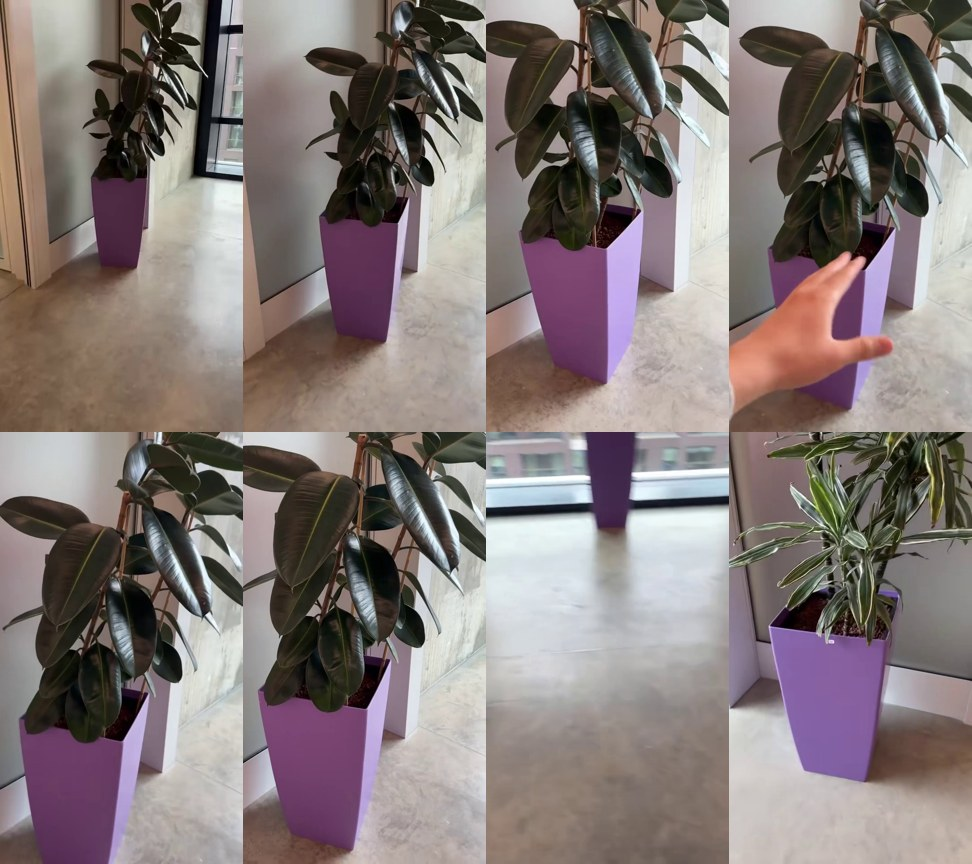
#> input picture data/real/contact.jpg, 972 x 864 px
$ python -i qwen_vl.py   (imports and definitions only)
#> lines starting #> are read from the running program, lines starting #| are printed output that depends on the picture
### chronicle/semantic/_utils.py
"""Small dependency-light helpers shared by the semantic engine."""

from __future__ import annotations

import logging
import re
from pathlib import Path
from typing import Any

import numpy as np
from PIL import Image

logger = logging.getLogger("chronicle.semantic")

_WARNED: set[str] = set()


# [20 lines left out: functions warn_once, l2_normalize, cosine_similarity, not called in this run]


def to_pil_image(image: Any, channel_order: str = "bgr") -> Image.Image:
    """Coerce a PIL image, path, or OpenCV-style array into an RGB PIL image.

    ``channel_order`` only applies to HxWx3/HxWx4 numpy arrays.  The default is
    ``bgr`` because the rest of the pipeline is OpenCV-based; pass ``rgb`` for
    arrays that already came from PIL/matplotlib.
    """
    if isinstance(image, Image.Image):
        return image.convert("RGB")

    if isinstance(image, (str, Path)):
        with Image.open(image) as handle:
            return handle.convert("RGB")

    array = np.asarray(image)
    if array.ndim == 2:
        return Image.fromarray(array.astype(np.uint8), mode="L").convert("RGB")
    if array.ndim != 3 or array.shape[2] not in (3, 4):
        raise ValueError(f"Unsupported image shape {array.shape!r}")

    if array.dtype != np.uint8:
        array = np.clip(array, 0.0, 1.0) * 255.0 if array.max(initial=0) <= 1.0 else array
        array = np.clip(array, 0, 255).astype(np.uint8)

    if array.shape[2] == 4:
        array = array[:, :, :3]

    if channel_order.lower() == "bgr":
        array = array[:, :, ::-1]

    return Image.fromarray(np.ascontiguousarray(array), mode="RGB")


# [16 lines left out: functions slugify, shorten_label, not called in this run]

### chronicle/semantic/qwen_vl.py
"""Qwen2.5-VL captioner backed by a local Ollama server.

This is the drop-in alternative to :class:`FlorenceCaptioner`.  It implements
the same ``caption(image, task) -> str`` interface, so the perception pipeline,
event gating and graph code are unchanged.

The model never leaves the machine: Ollama serves ``qwen2.5vl:3b`` over
``http://127.0.0.1:11434``.  Prompts are short and deterministic because the
captioner is called inside the event gate, not once per frame.
"""

from __future__ import annotations

import base64
import io
import json
import logging
import threading
import urllib.error
import urllib.request
from typing import Any

from ._utils import to_pil_image

logger = logging.getLogger("chronicle.semantic.qwen_vl")

DEFAULT_PROMPT = (
    "Describe this egocentric video frame in one concise sentence. "
    "Mention the main objects and any action being performed."
)


class QwenVLUnavailableError(RuntimeError):
    """Raised when the local Ollama vision model cannot be reached."""


class QwenVLCaptioner:
    """``qwen2.5vl:3b`` (or any Ollama vision model) captioner."""

    def __init__(
        self,
        model: str = "qwen2.5vl:3b",
        *,
        host: str = "http://127.0.0.1:11434",
        timeout_s: float = 120.0,
        max_side: int = 448,
        num_predict: int = 64,
        temperature: float = 0.0,
        keep_alive: str = "10m",
        prompt: str = DEFAULT_PROMPT,
        channel_order: str = "bgr",
    ) -> None:
        self.model_id = model
        self.host = host.rstrip("/")
        self.timeout_s = float(timeout_s)
        self.max_side = max(128, int(max_side))
        self.num_predict = max(16, int(num_predict))
        self.temperature = float(temperature)
        self.keep_alive = keep_alive
        self.prompt = prompt
        self.channel_order = channel_order
        self._lock = threading.RLock()
        self._warned = False

    @property
    def model(self) -> str:
        return self.model_id

    @staticmethod
    def _encode(image: Any, *, channel_order: str, max_side: int) -> str:
        from PIL import Image

        pil = to_pil_image(image, channel_order=channel_order).convert("RGB")
        longest = max(pil.width, pil.height)
        if longest > max_side:
            scale = max_side / float(longest)
            pil = pil.resize(
                (max(1, int(pil.width * scale)), max(1, int(pil.height * scale))),
                Image.Resampling.LANCZOS,
            )
        buffer = io.BytesIO()
        pil.save(buffer, format="JPEG", quality=85)
        return base64.b64encode(buffer.getvalue()).decode("ascii")

    def caption(self, image: Any, task: str | None = None) -> str:
        """Return one caption for ``image``.

        ``task`` is accepted for interface compatibility with Florence-2 and
        ignored: Qwen2.5-VL uses a natural-language prompt instead of task
        tokens such as ``<MORE_DETAILED_CAPTION>``.
        """

        encoded = self._encode(
            image, channel_order=self.channel_order, max_side=self.max_side
        )
        payload = {
            "model": self.model_id,
            "prompt": self.prompt,
            "images": [encoded],
            "stream": False,
            "keep_alive": self.keep_alive,
            "options": {
                "temperature": self.temperature,
                "num_predict": self.num_predict,
            },
        }
        request = urllib.request.Request(
            f"{self.host}/api/generate",
            data=json.dumps(payload).encode("utf-8"),
            headers={"Content-Type": "application/json"},
            method="POST",
        )
        try:
            with self._lock, urllib.request.urlopen(
                request, timeout=self.timeout_s
            ) as response:
                data = json.loads(response.read().decode("utf-8"))
        except urllib.error.URLError as exc:
            raise QwenVLUnavailableError(
                f"cannot reach Ollama at {self.host}; start `ollama serve` and "
                f"pull {self.model_id} ({exc})"
            ) from exc
        except Exception as exc:  # noqa: BLE001
            raise QwenVLUnavailableError(
                f"Ollama returned an invalid response for {self.model_id}: {exc}"
            ) from exc

        text = str(data.get("response") or "").strip()
        if not text:
            raise QwenVLUnavailableError(
                f"{self.model_id} returned an empty caption at {self.host}"
            )
        return " ".join(text.split())

    def is_available(self, *, timeout_s: float = 1.5) -> bool:
        request = urllib.request.Request(f"{self.host}/api/tags", method="GET")
        try:
            with urllib.request.urlopen(request, timeout=timeout_s) as response:
                payload = json.loads(response.read().decode("utf-8"))
        except Exception:  # noqa: BLE001
            return False
        names = [str(item.get("name") or item.get("model") or "") for item in payload.get("models", [])]
        return any(name == self.model_id or name.startswith(self.model_id) for name in names)

>>> import cv2
>>> picture = cv2.imread('../../data/real/contact.jpg', cv2.IMREAD_GRAYSCALE)
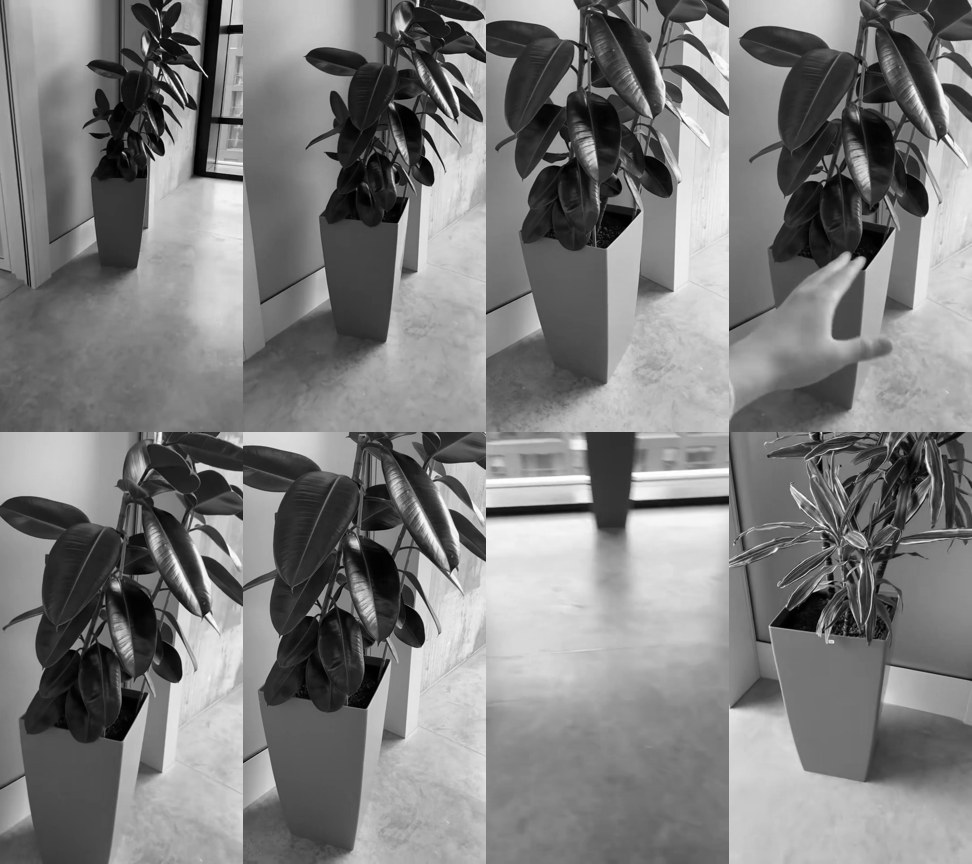
#> picture: shape (864, 972); min 0, max 255, mean 124.8
>>> result = QwenVLCaptioner().caption(picture)
#> (the run stopped early here; a loop or call above may not have finished)
